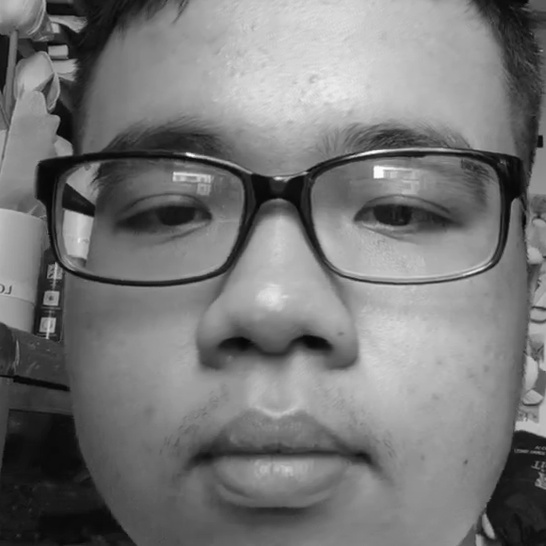
#> input picture images/Dat/Dat_10.jpg, 546 x 546 px; its folder holds only this picture in this run
$ python train.py
#> lines starting #> are read from the running program, lines starting #| are printed output that depends on the picture
import numpy as np
import cv2
import os

# Load the images from folder
def load_images_from_folder(folder):
    #Định nghĩa list các image và label lưu vào images và labels
#> called with folder = './images'
    images = []
    labels = []
    label_dict = {}
    #Định nghĩa label hiện tại
    current_label = 0

    #Duyệt qua các folder trong thư mục data_folder
    for person_name in os.listdir(folder):
        #Đường dẫn đến thư mục của mỗi người
        person_folder = os.path.join(folder, person_name)
        #Nếu không phải là thư mục thì bỏ qua
        if not os.path.isdir(person_folder):
            continue

        #Nếu person_name chưa có trong label_dict thì thêm vào
        if person_name not in label_dict:
            #Thêm person_name vào label_dict và gán label tương ứng
            label_dict[person_name] = current_label
            #Increment label - Tăng label lên 1
            current_label += 1

        #Duyệt qua các file trong thư mục của mỗi người nếu đã có trong label_dict
        for filename in os.listdir(person_folder):
            #Đường dẫn đến ảnh
            img_path = os.path.join(person_folder, filename)
            #Đọc ảnh trắng đen trong thư mục hình đã xử lý sang grayscale
            img = cv2.imread(img_path, cv2.IMREAD_GRAYSCALE)
#> img is the input picture: shape (546, 546); min 4, max 255, mean 119.1
            #Resize ảnh về kích thước 100x100 nếu ảnh không rỗng
            if img is not None:
                #Resize ảnh về kích thước 100x100
                resized_img = cv2.resize(img, (100, 100))
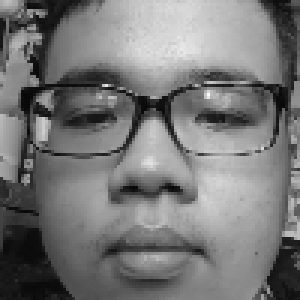
#> resized_img: shape (100, 100) (shown 3 times larger); min 7, max 250, mean 119.1
                #Thêm ảnh vào list images
                images.append(resized_img)
                #Thêm label tương ứng vào list labels
                labels.append(label_dict[person_name])

    return images, labels, label_dict

# Train the model
def train_face_recognizer(data_folder):
    images, labels, label_dict = load_images_from_folder(data_folder)
#> images = 2 items; labels = [0, 1]; label_dict = {'Dat': 0, 'Hai': 1}

    # Convert labels to numpy array
    labels = np.array(labels)

    # Create the face recognizer
    face_recognizer = cv2.face.LBPHFaceRecognizer_create()

    # Train the face recognizer
    face_recognizer.train(images, labels)

    return face_recognizer, label_dict

# Lưu model để chuẩn bị cho test
def save_recognizer(recognizer, output_file):
    recognizer.save(output_file)

# Save the label dictionary
def save_label_dict(label_dict, label_dict_path):
    # Save the label dictionary to a file
    with open(label_dict_path, 'w') as f:
        for name, label in label_dict.items():
            f.write(f"{name},{label}\n")

# Main function
if __name__ == '__main__':
    # Define the data folder
    data_folder = './images'

    # Train the face recognizer
    face_recognizer, label_dict = train_face_recognizer(data_folder)
#> label_dict = {'Dat': 0, 'Hai': 1}

    # Save the face recognizer
    save_recognizer(face_recognizer, 'face_recognizer.yml')

    # Save the label dictionary
    save_label_dict(label_dict, 'label_dict.txt')
#> the loop in save_label_dict, `for name, label in label_dict.items():` made 2 passes
#> (name, label) on passes 1 to 2: ('Dat', 0), ('Hai', 1)

    print("Training complete.")

    #Load model và label_dict để lưu thành 1 file có tên label_dict.txt và face_recognizer.yml
    recognizer = cv2.face.LBPHFaceRecognizer_create()
    recognizer.read('face_recognizer.yml')
    label_dict = {}
    with open('label_dict.txt', 'r') as f:
        for line in f:
            name, label = line.strip().split(',')
            label_dict[int(label)] = name
